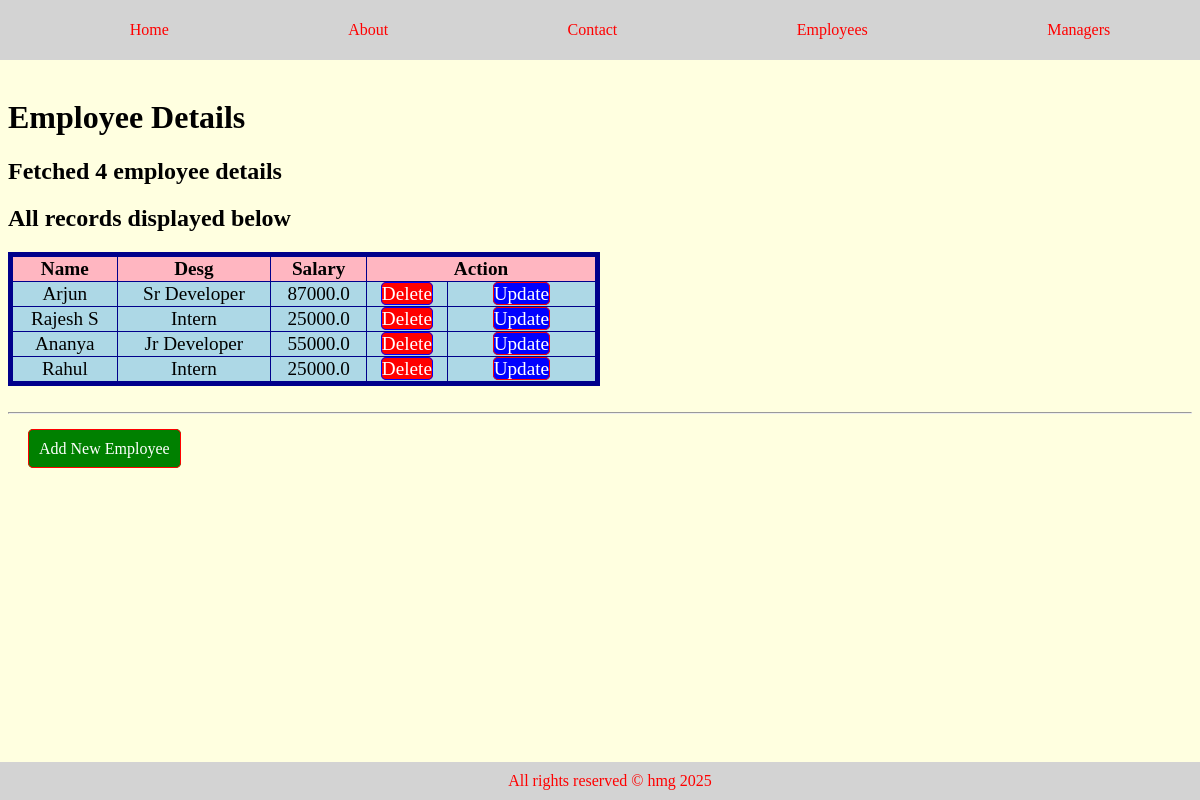
Before: /emplist with the older database file.
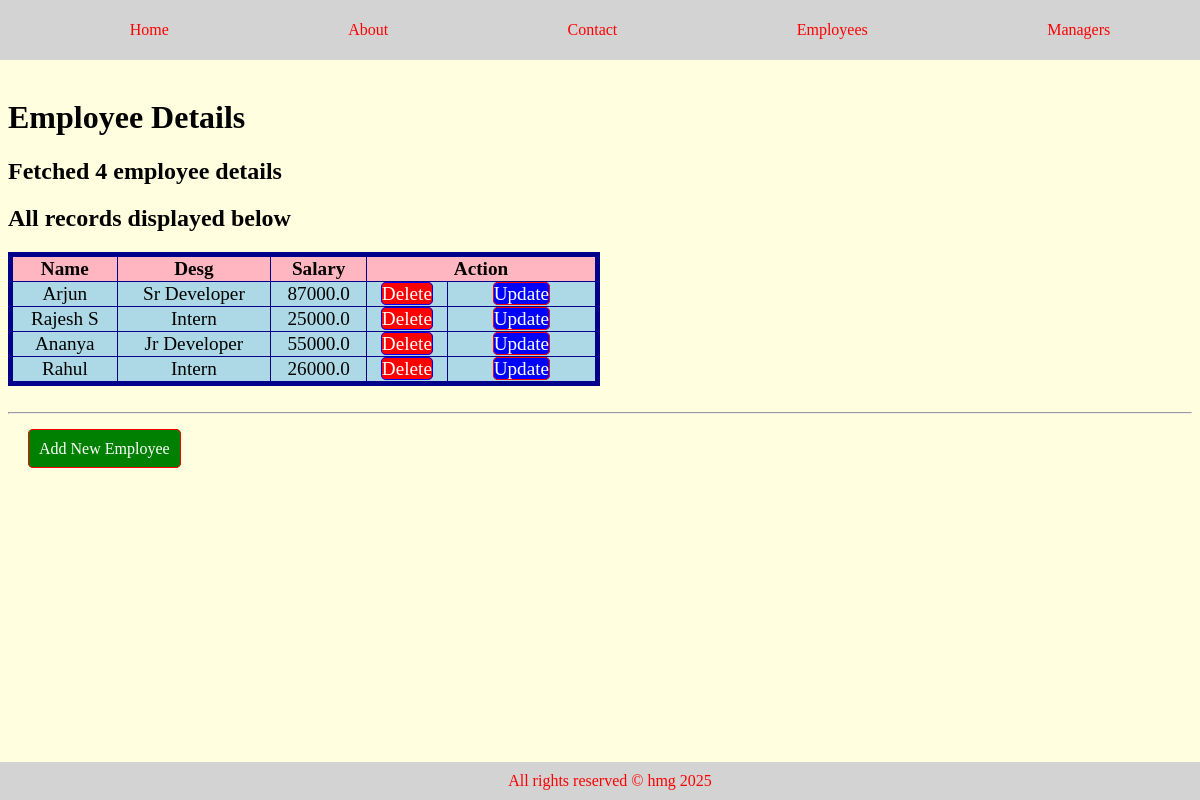
After: the same page with the newer database file.
### employee/models.py (models this page shows, shortened)
class Employee(models.Model):
    name=models.CharField(max_length=30)
    desg=models.CharField(max_length=50)
    salary=models.FloatField(default=25000)

### employee/views.py (the view)
# urls.py: path('emplist',views.emplist,name="emplist"),
def emplist(request):
    records=Employee.objects.all()
    return render(request,'empdetails.html',{'records':records,'count':len(records)})

### employee/templates/empdetails.html (shortened to what this page needs)
{% extends 'base.html' %}
{% block content %}
    <h1>Employee Details</h1>
    {% if count > 0 %}
    <h2>Fetched {{count}} employee details</h2>
    {% else %}
    <h2> No Records Available </h2>
    {% endif %}
    <h2>All records displayed below</h2>
    <table border="1">
        <tr><th>Name</th><th>Desg</th><th>Salary</th><th colspan="2">Action</th></tr>
        {% for emp in records %}
        <tr>
            <td>{{emp.name}}</td>
            <td>{{emp.desg}}</td>
            <td>{{emp.salary}}</td>
            <td><a class="del-btn" href="/delete/{{emp.id}}" onclick="return confirm('Do you want to delete this record?')">Delete</a></td>
            <td><a class="up-btn" href="/update/{{emp.id}}">Update</a></td>
        </tr>
        {% endfor %}
    </table>
    <br>
    <hr>
    <br>
    <a class="add-btn" href="emp/add"> Add New Employee </a>
{% endblock %}

Changed rows visible on the page:
changed Employee "Rahul": salary "25000.0" → "26000.0"
